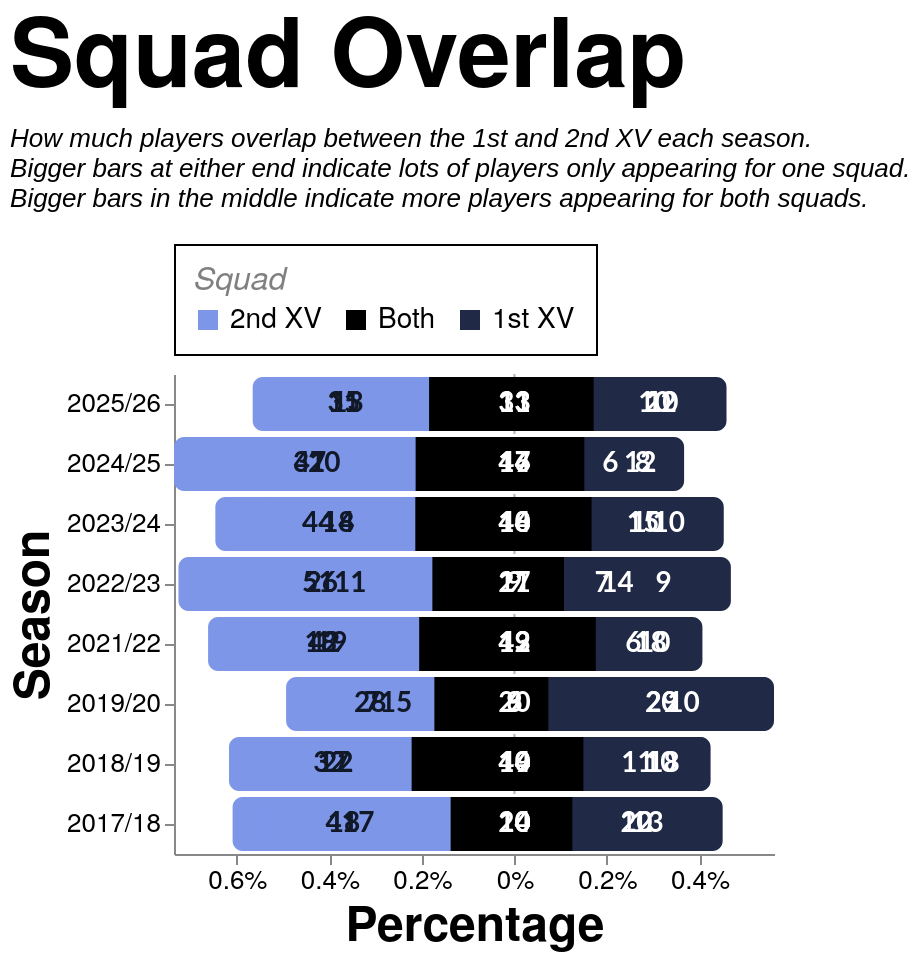

Here is the Vega-Lite specification saved for this chart:
### Vega-Lite specification from a JSON file in a GitHub repository (floating-point values rounded to 4 significant figures)
{"config": {"axis": {"labelFont": "PT Sans Narrow, Helvetica Neue, Helvetica, Arial, sans-serif", "titleFont": "PT Sans Narrow, Helvetica Neue, Helvetica, Arial, sans-serif", "labelFontSize": 13, "titleFontSize": 24, "gridColor": "#202947", "gridOpacity": 0.2, "zindex": 1}, "text": {"font": "Lato, sans-serif"}, "bar": {"cornerRadiusEnd": 5}, "header": {"labelFont": "PT Sans Narrow, Helvetica Neue, Helvetica, Arial, sans-serif", "titleFont": "PT Sans Narrow, Helvetica Neue, Helvetica, Arial, sans-serif", "labelFontSize": 24, "titleFontSize": 28, "labelFontWeight": "bold", "orient": "left"}, "legend": {"labelFont": "PT Sans Narrow, Helvetica Neue, Helvetica, Arial, sans-serif", "titleFont": "PT Sans Narrow, Helvetica Neue, Helvetica, Arial, sans-serif", "labelFontSize": 14, "titleFontSize": 16, "titlePadding": 5, "fillColor": "white", "strokeColor": "black", "padding": 10, "titleFontWeight": "lighter", "titleFontStyle": "italic", "titleColor": "gray", "offset": 10}, "title": {"font": "PT Sans Narrow, Helvetica Neue, Helvetica, Arial, sans-serif", "fontSize": 48, "fontWeight": "bold", "anchor": "start", "align": "center", "titlePadding": 20, "subtitlePadding": 10, "subtitleFontSize": 13, "subtitleColor": "", "subtitleFontStyle": "italic", "offset": 15, "color": "black"}, "axisX": {"labelAngle": 0}, "facet": {"title": null, "header": null, "align": {"row": "each", "column": "each"}, "spacing": 10}, "resolve": {"scale": {"y": "independent", "facet": "independent"}}, "background": "transparent", "scale": {"offsetBandPaddingOuter": 0.2, "offsetBandPaddingInner": 0.1}, "view": {"stroke": null, "background": "transparent"}}, "layer": [{"data": {"name": "data-d285a7403ed98ae579761d64a864032b"}, "mark": {"type": "rule", "color": "#000000", "opacity": 0.3, "size": 1, "strokeDash": [2, 2]}, "encoding": {"x": {"field": "x", "type": "quantitative"}}}, {"layer": [{"mark": {"type": "bar", "cornerRadiusBottomLeft": 5, "cornerRadiusBottomRight": 0, "cornerRadiusTopLeft": 5, "cornerRadiusTopRight": 0}, "encoding": {"color": {"field": "category", "legend": {"orient": "top", "title": "Squad", "values": ["2nd XV", "Both", "1st XV"]}, "scale": {"domain": ["1st XV", "Both", "2nd XV"], "range": ["#202946", "#000000", "#7d96e8"]}, "type": "nominal"}, "order": {"field": "render_priority", "sort": "ascending", "type": "quantitative"}, "tooltip": [{"field": "season", "title": "Season", "type": "ordinal"}, {"field": "unit", "title": "Unit", "type": "nominal"}, {"field": "category", "title": "Pattern", "type": "nominal"}, {"field": "category_group", "title": "Appearance", "type": "nominal"}, {"field": "players", "title": "Players", "type": "quantitative"}, {"field": "percentage", "format": ".1%", "title": "Percentage", "type": "quantitative"}], "x": {"axis": {"format": "%", "grid": false, "labelExpr": "datum.value > 0 ? datum.value + '%' : -datum.value + '%'"}, "field": "percentage_start", "scale": {"nice": false}, "title": "Percentage", "type": "quantitative"}, "x2": {"field": "percentage_end"}, "y": {"field": "season", "sort": "descending", "title": "Season", "type": "ordinal"}}, "transform": [{"filter": "datum.category === '2nd XV'"}]}, {"mark": {"type": "bar", "cornerRadiusBottomLeft": 0, "cornerRadiusBottomRight": 0, "cornerRadiusTopLeft": 0, "cornerRadiusTopRight": 0}, "encoding": {"color": {"field": "category", "legend": {"orient": "top", "title": "Squad", "values": ["2nd XV", "Both", "1st XV"]}, "scale": {"domain": ["1st XV", "Both", "2nd XV"], "range": ["#202946", "#000000", "#7d96e8"]}, "type": "nominal"}, "order": {"field": "render_priority", "sort": "ascending", "type": "quantitative"}, "tooltip": [{"field": "season", "title": "Season", "type": "ordinal"}, {"field": "unit", "title": "Unit", "type": "nominal"}, {"field": "category", "title": "Pattern", "type": "nominal"}, {"field": "category_group", "title": "Appearance", "type": "nominal"}, {"field": "players", "title": "Players", "type": "quantitative"}, {"field": "percentage", "format": ".1%", "title": "Percentage", "type": "quantitative"}], "x": {"axis": {"format": "%", "grid": false, "labelExpr": "datum.value > 0 ? datum.value + '%' : -datum.value + '%'"}, "field": "percentage_start", "scale": {"nice": false}, "title": "Percentage", "type": "quantitative"}, "x2": {"field": "percentage_end"}, "y": {"field": "season", "sort": "descending", "title": "Season", "type": "ordinal"}}, "transform": [{"filter": "datum.category === 'Both'"}]}, {"mark": {"type": "bar", "cornerRadiusBottomLeft": 0, "cornerRadiusBottomRight": 5, "cornerRadiusTopLeft": 0, "cornerRadiusTopRight": 5}, "encoding": {"color": {"field": "category", "legend": {"orient": "top", "title": "Squad", "values": ["2nd XV", "Both", "1st XV"]}, "scale": {"domain": ["1st XV", "Both", "2nd XV"], "range": ["#202946", "#000000", "#7d96e8"]}, "type": "nominal"}, "order": {"field": "render_priority", "sort": "ascending", "type": "quantitative"}, "tooltip": [{"field": "season", "title": "Season", "type": "ordinal"}, {"field": "unit", "title": "Unit", "type": "nominal"}, {"field": "category", "title": "Pattern", "type": "nominal"}, {"field": "category_group", "title": "Appearance", "type": "nominal"}, {"field": "players", "title": "Players", "type": "quantitative"}, {"field": "percentage", "format": ".1%", "title": "Percentage", "type": "quantitative"}], "x": {"axis": {"format": "%", "grid": false, "labelExpr": "datum.value > 0 ? datum.value + '%' : -datum.value + '%'"}, "field": "percentage_start", "scale": {"nice": false}, "title": "Percentage", "type": "quantitative"}, "x2": {"field": "percentage_end"}, "y": {"field": "season", "sort": "descending", "title": "Season", "type": "ordinal"}}, "transform": [{"filter": "datum.category === '1st XV'"}]}], "data": {"name": "data-86a4bc82cef5b394445a147d99f92586"}}, {"data": {"name": "data-86a4bc82cef5b394445a147d99f92586"}, "mark": {"type": "text", "align": "center", "baseline": "middle", "fontSize": 14, "fontWeight": "bold"}, "encoding": {"color": {"field": "label_color", "legend": null, "scale": null, "type": "nominal"}, "text": {"field": "players", "format": ".0f", "type": "quantitative"}, "x": {"field": "label_position", "type": "quantitative"}, "y": {"field": "season", "sort": "descending", "title": "Season", "type": "ordinal"}}, "transform": [{"filter": "datum.percentage >= 0.035"}]}], "height": {"step": 30}, "resolve": {"scale": {"x": "shared"}}, "title": {"text": "Squad Overlap", "subtitle": ["How much players overlap between the 1st and 2nd XV each season.", "Bigger bars at either end indicate lots of players only appearing for one squad.", "Bigger bars in the middle indicate more players appearing for both squads."]}, "width": 300, "$schema": "https://vega.github.io/schema/vega-lite/v5.20.1.json", "datasets": {"data-d285a7403ed98ae579761d64a864032b": [{"x": 0}], "data-86a4bc82cef5b394445a147d99f92586": [{"type_code": -1, "season": "2017/18", "unit": "Total", "category": "2nd XV", "players": 41, "category_group": "One squad", "render_priority": 0, "percentage": 0.4713, "percentage_end": -0.1379, "percentage_start": -0.6092, "label_position": -0.3736, "label_color": "#111827", "unit_order": 0}, {"type_code": 0, "season": "2017/18", "unit": "Total", "category": "Both", "players": 24, "category_group": "Both squads", "render_priority": 1, "percentage": 0.2759, "percentage_end": 0.1379, "percentage_start": -0.1379, "label_position": -5.551e-17, "label_color": "white", "unit_order": 0}, {"type_code": 1, "season": "2017/18", "unit": "Total", "category": "1st XV", "players": 22, "category_group": "One squad", "render_priority": 0, "percentage": 0.2529, "percentage_end": 0.3908, "percentage_start": 0.1379, "label_position": 0.2644, "label_color": "white", "unit_order": 0}, {"type_code": -1, "season": "2017/18", "unit": "Forwards", "category": "2nd XV", "players": 18, "category_group": "One squad", "render_priority": 0, "percentage": 0.4737, "percentage_end": -0.1316, "percentage_start": -0.6053, "label_position": -0.3684, "label_color": "#111827", "unit_order": 1}, {"type_code": 0, "season": "2017/18", "unit": "Forwards", "category": "Both", "players": 10, "category_group": "Both squads", "render_priority": 1, "percentage": 0.2632, "percentage_end": 0.1316, "percentage_start": -0.1316, "label_position": -2.776e-17, "label_color": "white", "unit_order": 1}, {"type_code": 1, "season": "2017/18", "unit": "Forwards", "category": "1st XV", "players": 10, "category_group": "One squad", "render_priority": 0, "percentage": 0.2632, "percentage_end": 0.3947, "percentage_start": 0.1316, "label_position": 0.2632, "label_color": "white", "unit_order": 1}, {"type_code": -1, "season": "2017/18", "unit": "Backs", "category": "2nd XV", "players": 17, "category_group": "One squad", "render_priority": 0, "percentage": 0.425, "percentage_end": -0.125, "percentage_start": -0.55, "label_position": -0.3375, "label_color": "#111827", "unit_order": 2}, {"type_code": 0, "season": "2017/18", "unit": "Backs", "category": "Both", "players": 10, "category_group": "Both squads", "render_priority": 1, "percentage": 0.25, "percentage_end": 0.125, "percentage_start": -0.125, "label_position": 0.0, "label_color": "white", "unit_order": 2}, {"type_code": 1, "season": "2017/18", "unit": "Backs", "category": "1st XV", "players": 13, "category_group": "One squad", "render_priority": 0, "percentage": 0.325, "percentage_end": 0.45, "percentage_start": 0.125, "label_position": 0.2875, "label_color": "white", "unit_order": 2}, {"type_code": -1, "season": "2018/19", "unit": "Total", "category": "2nd XV", "players": 32, "category_group": "One squad", "render_priority": 0, "percentage": 0.3556, "percentage_end": -0.2222, "percentage_start": -0.5778, "label_position": -0.4, "label_color": "#111827", "unit_order": 0}, {"type_code": 0, "season": "2018/19", "unit": "Total", "category": "Both", "players": 40, "category_group": "Both squads", "render_priority": 1, "percentage": 0.4444, "percentage_end": 0.2222, "percentage_start": -0.2222, "label_position": 1.11e-16, "label_color": "white", "unit_order": 0}, {"type_code": 1, "season": "2018/19", "unit": "Total", "category": "1st XV", "players": 18, "category_group": "One squad", "render_priority": 0, "percentage": 0.2, "percentage_end": 0.4222, "percentage_start": 0.2222, "label_position": 0.3222, "label_color": "white", "unit_order": 0}, {"type_code": -1, "season": "2018/19", "unit": "Forwards", "category": "2nd XV", "players": 22, "category_group": "One squad", "render_priority": 0, "percentage": 0.4681, "percentage_end": -0.1489, "percentage_start": -0.617, "label_position": -0.383, "label_color": "#111827", "unit_order": 1}, {"type_code": 0, "season": "2018/19", "unit": "Forwards", "category": "Both", "players": 14, "category_group": "Both squads", "render_priority": 1, "percentage": 0.2979, "percentage_end": 0.1489, "percentage_start": -0.1489, "label_position": 0.0, "label_color": "white", "unit_order": 1}, {"type_code": 1, "season": "2018/19", "unit": "Forwards", "category": "1st XV", "players": 11, "category_group": "One squad", "render_priority": 0, "percentage": 0.234, "percentage_end": 0.383, "percentage_start": 0.1489, "label_position": 0.266, "label_color": "white", "unit_order": 1}, {"type_code": -1, "season": "2018/19", "unit": "Backs", "category": "2nd XV", "players": 17, "category_group": "One squad", "render_priority": 0, "percentage": 0.3696, "percentage_end": -0.2065, "percentage_start": -0.5761, "label_position": -0.3913, "label_color": "#111827", "unit_order": 2}, {"type_code": 0, "season": "2018/19", "unit": "Backs", "category": "Both", "players": 19, "category_group": "Both squads", "render_priority": 1, "percentage": 0.413, "percentage_end": 0.2065, "percentage_start": -0.2065, "label_position": -8.327e-17, "label_color": "white", "unit_order": 2}, {"type_code": 1, "season": "2018/19", "unit": "Backs", "category": "1st XV", "players": 10, "category_group": "One squad", "render_priority": 0, "percentage": 0.2174, "percentage_end": 0.4239, "percentage_start": 0.2065, "label_position": 0.3152, "label_color": "white", "unit_order": 2}, {"type_code": -1, "season": "2019/20", "unit": "Total", "category": "2nd XV", "players": 28, "category_group": "One squad", "render_priority": 0, "percentage": 0.3636, "percentage_end": -0.1299, "percentage_start": -0.4935, "label_position": -0.3117, "label_color": "#111827", "unit_order": 0}, {"type_code": 0, "season": "2019/20", "unit": "Total", "category": "Both", "players": 20, "category_group": "Both squads", "render_priority": 1, "percentage": 0.2597, "percentage_end": 0.1299, "percentage_start": -0.1299, "label_position": 0.0, "label_color": "white", "unit_order": 0}, {"type_code": 1, "season": "2019/20", "unit": "Total", "category": "1st XV", "players": 29, "category_group": "One squad", "render_priority": 0, "percentage": 0.3766, "percentage_end": 0.5065, "percentage_start": 0.1299, "label_position": 0.3182, "label_color": "white", "unit_order": 0}, {"type_code": -1, "season": "2019/20", "unit": "Forwards", "category": "2nd XV", "players": 15, "category_group": "One squad", "render_priority": 0, "percentage": 0.3659, "percentage_end": -0.07317, "percentage_start": -0.439, "label_position": -0.2561, "label_color": "#111827", "unit_order": 1}, {"type_code": 0, "season": "2019/20", "unit": "Forwards", "category": "Both", "players": 6, "category_group": "Both squads", "render_priority": 1, "percentage": 0.1463, "percentage_end": 0.07317, "percentage_start": -0.07317, "label_position": 1.388e-17, "label_color": "white", "unit_order": 1}, {"type_code": 1, "season": "2019/20", "unit": "Forwards", "category": "1st XV", "players": 20, "category_group": "One squad", "render_priority": 0, "percentage": 0.4878, "percentage_end": 0.561, "percentage_start": 0.07317, "label_position": 0.3171, "label_color": "white", "unit_order": 1}, {"type_code": -1, "season": "2019/20", "unit": "Backs", "category": "2nd XV", "players": 7, "category_group": "One squad", "render_priority": 0, "percentage": 0.2692, "percentage_end": -0.1731, "percentage_start": -0.4423, "label_position": -0.3077, "label_color": "#111827", "unit_order": 2}, {"type_code": 0, "season": "2019/20", "unit": "Backs", "category": "Both", "players": 9, "category_group": "Both squads", "render_priority": 1, "percentage": 0.3462, "percentage_end": 0.1731, "percentage_start": -0.1731, "label_position": 5.551e-17, "label_color": "white", "unit_order": 2}, {"type_code": 1, "season": "2019/20", "unit": "Backs", "category": "1st XV", "players": 10, "category_group": "One squad", "render_priority": 0, "percentage": 0.3846, "percentage_end": 0.5577, "percentage_start": 0.1731, "label_position": 0.3654, "label_color": "white", "unit_order": 2}, {"type_code": -1, "season": "2021/22", "unit": "Total", "category": "2nd XV", "players": 42, "category_group": "One squad", "render_priority": 0, "percentage": 0.4118, "percentage_end": -0.2059, "percentage_start": -0.6176, "label_position": -0.4118, "label_color": "#111827", "unit_order": 0}, {"type_code": 0, "season": "2021/22", "unit": "Total", "category": "Both", "players": 42, "category_group": "Both squads", "render_priority": 1, "percentage": 0.4118, "percentage_end": 0.2059, "percentage_start": -0.2059, "label_position": -5.551e-17, "label_color": "white", "unit_order": 0}, {"type_code": 1, "season": "2021/22", "unit": "Total", "category": "1st XV", "players": 18, "category_group": "One squad", "render_priority": 0, "percentage": 0.1765, "percentage_end": 0.3824, "percentage_start": 0.2059, "label_position": 0.2941, "label_color": "white", "unit_order": 0}, {"type_code": -1, "season": "2021/22", "unit": "Forwards", "category": "2nd XV", "players": 19, "category_group": "One squad", "render_priority": 0, "percentage": 0.3958, "percentage_end": -0.1979, "percentage_start": -0.5938, "label_position": -0.3958, "label_color": "#111827", "unit_order": 1}, {"type_code": 0, "season": "2021/22", "unit": "Forwards", "category": "Both", "players": 19, "category_group": "Both squads", "render_priority": 1, "percentage": 0.3958, "percentage_end": 0.1979, "percentage_start": -0.1979, "label_position": -2.776e-17, "label_color": "white", "unit_order": 1}, {"type_code": 1, "season": "2021/22", "unit": "Forwards", "category": "1st XV", "players": 10, "category_group": "One squad", "render_priority": 0, "percentage": 0.2083, "percentage_end": 0.4062, "percentage_start": 0.1979, "label_position": 0.3021, "label_color": "white", "unit_order": 1}, {"type_code": -1, "season": "2021/22", "unit": "Backs", "category": "2nd XV", "players": 18, "category_group": "One squad", "render_priority": 0, "percentage": 0.4865, "percentage_end": -0.1757, "percentage_start": -0.6622, "label_position": -0.4189, "label_color": "#111827", "unit_order": 2}, {"type_code": 0, "season": "2021/22", "unit": "Backs", "category": "Both", "players": 13, "category_group": "Both squads", "render_priority": 1, "percentage": 0.3514, "percentage_end": 0.1757, "percentage_start": -0.1757, "label_position": 8.327e-17, "label_color": "white", "unit_order": 2}, {"type_code": 1, "season": "2021/22", "unit": "Backs", "category": "1st XV", "players": 6, "category_group": "One squad", "render_priority": 0, "percentage": 0.1622, "percentage_end": 0.3378, "percentage_start": 0.1757, "label_position": 0.2568, "label_color": "white", "unit_order": 2}, {"type_code": -1, "season": "2022/23", "unit": "Total", "category": "2nd XV", "players": 51, "category_group": "One squad", "render_priority": 0, "percentage": 0.5543, "percentage_end": -0.1467, "percentage_start": -0.7011, "label_position": -0.4239, "label_color": "#111827", "unit_order": 0}, {"type_code": 0, "season": "2022/23", "unit": "Total", "category": "Both", "players": 27, "category_group": "Both squads", "render_priority": 1, "percentage": 0.2935, "percentage_end": 0.1467, "percentage_start": -0.1467, "label_position": -2.776e-17, "label_color": "white", "unit_order": 0}, {"type_code": 1, "season": "2022/23", "unit": "Total", "category": "1st XV", "players": 14, "category_group": "One squad", "render_priority": 0, "percentage": 0.1522, "percentage_end": 0.2989, "percentage_start": 0.1467, "label_position": 0.2228, "label_color": "white", "unit_order": 0}, {"type_code": -1, "season": "2022/23", "unit": "Forwards", "category": "2nd XV", "players": 26, "category_group": "One squad", "render_priority": 0, "percentage": 0.619, "percentage_end": -0.1071, "percentage_start": -0.7262, "label_position": -0.4167, "label_color": "#111827", "unit_order": 1}, {"type_code": 0, "season": "2022/23", "unit": "Forwards", "category": "Both", "players": 9, "category_group": "Both squads", "render_priority": 1, "percentage": 0.2143, "percentage_end": 0.1071, "percentage_start": -0.1071, "label_position": 6.939e-17, "label_color": "white", "unit_order": 1}, {"type_code": 1, "season": "2022/23", "unit": "Forwards", "category": "1st XV", "players": 7, "category_group": "One squad", "render_priority": 0, "percentage": 0.1667, "percentage_end": 0.2738, "percentage_start": 0.1071, "label_position": 0.1905, "label_color": "white", "unit_order": 1}, {"type_code": -1, "season": "2022/23", "unit": "Backs", "category": "2nd XV", "players": 11, "category_group": "One squad", "render_priority": 0, "percentage": 0.3548, "percentage_end": -0.1774, "percentage_start": -0.5323, "label_position": -0.3548, "label_color": "#111827", "unit_order": 2}, {"type_code": 0, "season": "2022/23", "unit": "Backs", "category": "Both", "players": 11, "category_group": "Both squads", "render_priority": 1, "percentage": 0.3548, "percentage_end": 0.1774, "percentage_start": -0.1774, "label_position": 5.551e-17, "label_color": "white", "unit_order": 2}, {"type_code": 1, "season": "2022/23", "unit": "Backs", "category": "1st XV", "players": 9, "category_group": "One squad", "render_priority": 0, "percentage": 0.2903, "percentage_end": 0.4677, "percentage_start": 0.1774, "label_position": 0.3226, "label_color": "white", "unit_order": 2}, {"type_code": -1, "season": "2023/24", "unit": "Total", "category": "2nd XV", "players": 44, "category_group": "One squad", "render_priority": 0, "percentage": 0.4444, "percentage_end": -0.202, "percentage_start": -0.6465, "label_position": -0.4242, "label_color": "#111827", "unit_order": 0}, {"type_code": 0, "season": "2023/24", "unit": "Total", "category": "Both", "players": 40, "category_group": "Both squads", "render_priority": 1, "percentage": 0.404, "percentage_end": 0.202, "percentage_start": -0.202, "label_position": -2.776e-17, "label_color": "white", "unit_order": 0}, {"type_code": 1, "season": "2023/24", "unit": "Total", "category": "1st XV", "players": 15, "category_group": "One squad", "render_priority": 0, "percentage": 0.1515, "percentage_end": 0.3535, "percentage_start": 0.202, "label_position": 0.2778, "label_color": "white", "unit_order": 0}, {"type_code": -1, "season": "2023/24", "unit": "Forwards", "category": "2nd XV", "players": 18, "category_group": "One squad", "render_priority": 0, "percentage": 0.4286, "percentage_end": -0.1667, "percentage_start": -0.5952, "label_position": -0.381, "label_color": "#111827", "unit_order": 1}, {"type_code": 0, "season": "2023/24", "unit": "Forwards", "category": "Both", "players": 14, "category_group": "Both squads", "render_priority": 1, "percentage": 0.3333, "percentage_end": 0.1667, "percentage_start": -0.1667, "label_position": -2.776e-17, "label_color": "white", "unit_order": 1}, {"type_code": 1, "season": "2023/24", "unit": "Forwards", "category": "1st XV", "players": 10, "category_group": "One squad", "render_priority": 0, "percentage": 0.2381, "percentage_end": 0.4048, "percentage_start": 0.1667, "label_position": 0.2857, "label_color": "white", "unit_order": 1}, {"type_code": -1, "season": "2023/24", "unit": "Backs", "category": "2nd XV", "players": 14, "category_group": "One squad", "render_priority": 0, "percentage": 0.3333, "percentage_end": -0.2143, "percentage_start": -0.5476, "label_position": -0.381, "label_color": "#111827", "unit_order": 2}, {"type_code": 0, "season": "2023/24", "unit": "Backs", "category": "Both", "players": 18, "category_group": "Both squads", "render_priority": 1, "percentage": 0.4286, "percentage_end": 0.2143, "percentage_start": -0.2143, "label_position": 2.776e-17, "label_color": "white", "unit_order": 2}, {"type_code": 1, "season": "2023/24", "unit": "Backs", "category": "1st XV", "players": 10, "category_group": "One squad", "render_priority": 0, "percentage": 0.2381, "percentage_end": 0.4524, "percentage_start": 0.2143, "label_position": 0.3333, "label_color": "white", "unit_order": 2}, {"type_code": -1, "season": "2024/25", "unit": "Total", "category": "2nd XV", "players": 47, "category_group": "One squad", "render_priority": 0, "percentage": 0.4563, "percentage_end": -0.2136, "percentage_start": -0.6699, "label_position": -0.4417, "label_color": "#111827", "unit_order": 0}, {"type_code": 0, "season": "2024/25", "unit": "Total", "category": "Both", "players": 44, "category_group": "Both squads", "render_priority": 1, "percentage": 0.4272, "percentage_end": 0.2136, "percentage_start": -0.2136, "label_position": 2.776e-17, "label_color": "white", "unit_order": 0}, {"type_code": 1, "season": "2024/25", "unit": "Total", "category": "1st XV", "players": 12, "category_group": "One squad", "render_priority": 0, "percentage": 0.1165, "percentage_end": 0.3301, "percentage_start": 0.2136, "label_position": 0.2718, "label_color": "white", "unit_order": 0}, {"type_code": -1, "season": "2024/25", "unit": "Forwards", "category": "2nd XV", "players": 20, "category_group": "One squad", "render_priority": 0, "percentage": 0.4444, "percentage_end": -0.1889, "percentage_start": -0.6333, "label_position": -0.4111, "label_color": "#111827", "unit_order": 1}, {"type_code": 0, "season": "2024/25", "unit": "Forwards", "category": "Both", "players": 17, "category_group": "Both squads", "render_priority": 1, "percentage": 0.3778, "percentage_end": 0.1889, "percentage_start": -0.1889, "label_position": 0.0, "label_color": "white", "unit_order": 1}, {"type_code": 1, "season": "2024/25", "unit": "Forwards", "category": "1st XV", "players": 8, "category_group": "One squad", "render_priority": 0, "percentage": 0.1778, "percentage_end": 0.3667, "percentage_start": 0.1889, "label_position": 0.2778, "label_color": "white", "unit_order": 1}, {"type_code": -1, "season": "2024/25", "unit": "Backs", "category": "2nd XV", "players": 31, "category_group": "One squad", "render_priority": 0, "percentage": 0.5849, "percentage_end": -0.1509, "percentage_start": -0.7358, "label_position": -0.4434, "label_color": "#111827", "unit_order": 2}, {"type_code": 0, "season": "2024/25", "unit": "Backs", "category": "Both", "players": 16, "category_group": "Both squads", "render_priority": 1, "percentage": 0.3019, "percentage_end": 0.1509, "percentage_start": -0.1509, "label_position": 8.327e-17, "label_color": "white", "unit_order": 2}, {"type_code": 1, "season": "2024/25", "unit": "Backs", "category": "1st XV", "players": 6, "category_group": "One squad", "render_priority": 0, "percentage": 0.1132, "percentage_end": 0.2642, "percentage_start": 0.1509, "label_position": 0.2075, "label_color": "white", "unit_order": 2}, {"type_code": -1, "season": "2025/26", "unit": "Total", "category": "2nd XV", "players": 31, "category_group": "One squad", "render_priority": 0, "percentage": 0.369, "percentage_end": -0.1845, "percentage_start": -0.5536, "label_position": -0.369, "label_color": "#111827", "unit_order": 0}, {"type_code": 0, "season": "2025/26", "unit": "Total", "category": "Both", "players": 31, "category_group": "Both squads", "render_priority": 1, "percentage": 0.369, "percentage_end": 0.1845, "percentage_start": -0.1845, "label_position": 0.0, "label_color": "white", "unit_order": 0}, {"type_code": 1, "season": "2025/26", "unit": "Total", "category": "1st XV", "players": 22, "category_group": "One squad", "render_priority": 0, "percentage": 0.2619, "percentage_end": 0.4464, "percentage_start": 0.1845, "label_position": 0.3155, "label_color": "white", "unit_order": 0}, {"type_code": -1, "season": "2025/26", "unit": "Forwards", "category": "2nd XV", "players": 13, "category_group": "One squad", "render_priority": 0, "percentage": 0.3611, "percentage_end": -0.1806, "percentage_start": -0.5417, "label_position": -0.3611, "label_color": "#111827", "unit_order": 1}, {"type_code": 0, "season": "2025/26", "unit": "Forwards", "category": "Both", "players": 13, "category_group": "Both squads", "render_priority": 1, "percentage": 0.3611, "percentage_end": 0.1806, "percentage_start": -0.1806, "label_position": 2.776e-17, "label_color": "white", "unit_order": 1}, {"type_code": 1, "season": "2025/26", "unit": "Forwards", "category": "1st XV", "players": 10, "category_group": "One squad", "render_priority": 0, "percentage": 0.2778, "percentage_end": 0.4583, "percentage_start": 0.1806, "label_position": 0.3194, "label_color": "white", "unit_order": 1}, {"type_code": -1, "season": "2025/26", "unit": "Backs", "category": "2nd XV", "players": 15, "category_group": "One squad", "render_priority": 0, "percentage": 0.3947, "percentage_end": -0.1711, "percentage_start": -0.5658, "label_position": -0.3684, "label_color": "#111827", "unit_order": 2}, {"type_code": 0, "season": "2025/26", "unit": "Backs", "category": "Both", "players": 13, "category_group": "Both squads", "render_priority": 1, "percentage": 0.3421, "percentage_end": 0.1711, "percentage_start": -0.1711, "label_position": 8.327e-17, "label_color": "white", "unit_order": 2}, {"type_code": 1, "season": "2025/26", "unit": "Backs", "category": "1st XV", "players": 10, "category_group": "One squad", "render_priority": 0, "percentage": 0.2632, "percentage_end": 0.4342, "percentage_start": 0.1711, "label_position": 0.3026, "label_color": "white", "unit_order": 2}]}}
